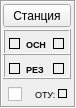
<?xml version="1.0" encoding="UTF-8"?>
<ui version="4.0">
 <class>kpframe</class>
 <widget class="QFrame" name="kpframe">
  <property name="geometry">
   <rect>
    <x>0</x>
    <y>0</y>
    <width>76</width>
    <height>108</height>
   </rect>
  </property>
  <property name="sizePolicy">
   <sizepolicy hsizetype="Fixed" vsizetype="Fixed">
    <horstretch>0</horstretch>
    <verstretch>0</verstretch>
   </sizepolicy>
  </property>
  <property name="minimumSize">
   <size>
    <width>76</width>
    <height>108</height>
   </size>
  </property>
  <property name="windowTitle">
   <string>Frame</string>
  </property>
  <property name="frameShape">
   <enum>QFrame::Box</enum>
  </property>
  <property name="frameShadow">
   <enum>QFrame::Sunken</enum>
  </property>
  <property name="lineWidth">
   <number>1</number>
  </property>
  <property name="midLineWidth">
   <number>0</number>
  </property>
  <widget class="QPushButton" name="pushButton">
   <property name="geometry">
    <rect>
     <x>3</x>
     <y>4</y>
     <width>68</width>
     <height>23</height>
    </rect>
   </property>
   <property name="font">
    <font>
     <pointsize>9</pointsize>
    </font>
   </property>
   <property name="text">
    <string>Станция</string>
   </property>
   <property name="checkable">
    <bool>true</bool>
   </property>
  </widget>
  <widget class="QCheckBox" name="checkBox">
   <property name="geometry">
    <rect>
     <x>8</x>
     <y>86</y>
     <width>22</width>
     <height>17</height>
    </rect>
   </property>
   <property name="text">
    <string/>
   </property>
  </widget>
  <widget class="QLed" name="label_OTU">
   <property name="geometry">
    <rect>
     <x>58</x>
     <y>89</y>
     <width>9</width>
     <height>9</height>
    </rect>
   </property>
   <property name="sizePolicy">
    <sizepolicy hsizetype="Fixed" vsizetype="Fixed">
     <horstretch>0</horstretch>
     <verstretch>0</verstretch>
    </sizepolicy>
   </property>
   <property name="frameShape">
    <enum>QFrame::Panel</enum>
   </property>
   <property name="text">
    <string/>
   </property>
  </widget>
  <widget class="QFrame" name="frame_3">
   <property name="geometry">
    <rect>
     <x>3</x>
     <y>53</y>
     <width>68</width>
     <height>26</height>
    </rect>
   </property>
   <property name="frameShape">
    <enum>QFrame::Box</enum>
   </property>
   <property name="frameShadow">
    <enum>QFrame::Raised</enum>
   </property>
   <widget class="QLabel" name="label_Rsrv">
    <property name="geometry">
     <rect>
      <x>23</x>
      <y>8</y>
      <width>31</width>
      <height>16</height>
     </rect>
    </property>
    <property name="font">
     <font>
      <pointsize>7</pointsize>
      <weight>75</weight>
      <bold>true</bold>
     </font>
    </property>
    <property name="text">
     <string>РЕЗ</string>
    </property>
   </widget>
   <widget class="QLed" name="label_rsrvCOM3">
    <property name="geometry">
     <rect>
      <x>6</x>
      <y>10</y>
      <width>11</width>
      <height>11</height>
     </rect>
    </property>
    <property name="sizePolicy">
     <sizepolicy hsizetype="Fixed" vsizetype="Fixed">
      <horstretch>0</horstretch>
      <verstretch>0</verstretch>
     </sizepolicy>
    </property>
    <property name="frameShape">
     <enum>QFrame::Panel</enum>
    </property>
    <property name="text">
     <string/>
    </property>
   </widget>
   <widget class="QLed" name="label_rsrvCOM4">
    <property name="geometry">
     <rect>
      <x>50</x>
      <y>10</y>
      <width>11</width>
      <height>11</height>
     </rect>
    </property>
    <property name="sizePolicy">
     <sizepolicy hsizetype="Fixed" vsizetype="Fixed">
      <horstretch>0</horstretch>
      <verstretch>0</verstretch>
     </sizepolicy>
    </property>
    <property name="frameShape">
     <enum>QFrame::Panel</enum>
    </property>
    <property name="text">
     <string/>
    </property>
   </widget>
  </widget>
  <widget class="QLabel" name="label_8">
   <property name="geometry">
    <rect>
     <x>35</x>
     <y>86</y>
     <width>28</width>
     <height>16</height>
    </rect>
   </property>
   <property name="font">
    <font>
     <pointsize>7</pointsize>
    </font>
   </property>
   <property name="text">
    <string>ОТУ:</string>
   </property>
  </widget>
  <widget class="QFrame" name="frame_4">
   <property name="geometry">
    <rect>
     <x>3</x>
     <y>29</y>
     <width>68</width>
     <height>26</height>
    </rect>
   </property>
   <property name="font">
    <font>
     <weight>50</weight>
     <bold>false</bold>
    </font>
   </property>
   <property name="autoFillBackground">
    <bool>false</bool>
   </property>
   <property name="frameShape">
    <enum>QFrame::Box</enum>
   </property>
   <property name="frameShadow">
    <enum>QFrame::Raised</enum>
   </property>
   <widget class="QLabel" name="label_Main">
    <property name="geometry">
     <rect>
      <x>23</x>
      <y>7</y>
      <width>31</width>
      <height>16</height>
     </rect>
    </property>
    <property name="font">
     <font>
      <pointsize>7</pointsize>
      <weight>75</weight>
      <bold>true</bold>
     </font>
    </property>
    <property name="text">
     <string>ОСН</string>
    </property>
   </widget>
   <widget class="QLed" name="label_mainCOM3">
    <property name="geometry">
     <rect>
      <x>6</x>
      <y>9</y>
      <width>11</width>
      <height>11</height>
     </rect>
    </property>
    <property name="sizePolicy">
     <sizepolicy hsizetype="Fixed" vsizetype="Fixed">
      <horstretch>0</horstretch>
      <verstretch>0</verstretch>
     </sizepolicy>
    </property>
    <property name="frameShape">
     <enum>QFrame::Panel</enum>
    </property>
    <property name="text">
     <string/>
    </property>
   </widget>
   <widget class="QLed" name="label_mainCOM4">
    <property name="geometry">
     <rect>
      <x>50</x>
      <y>9</y>
      <width>11</width>
      <height>11</height>
     </rect>
    </property>
    <property name="sizePolicy">
     <sizepolicy hsizetype="Fixed" vsizetype="Fixed">
      <horstretch>0</horstretch>
      <verstretch>0</verstretch>
     </sizepolicy>
    </property>
    <property name="frameShape">
     <enum>QFrame::Panel</enum>
    </property>
    <property name="text">
     <string/>
    </property>
   </widget>
  </widget>
 </widget>
 <customwidgets>
  <customwidget>
   <class>QLed</class>
   <extends>QLabel</extends>
   <header>qled.h</header>
  </customwidget>
 </customwidgets>
 <resources/>
 <connections/>
</ui>
